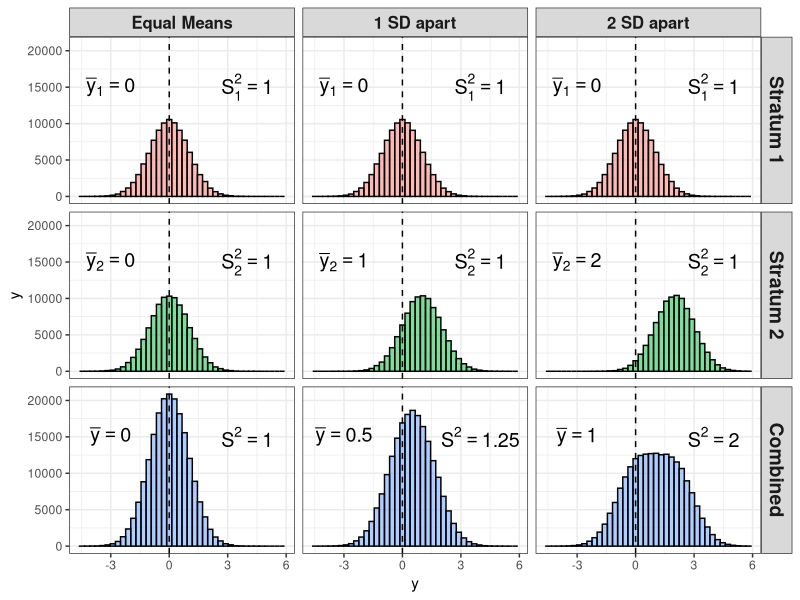

The R source for this figure:
## ---- chunk 1
#| echo: false
#| fig-cap: ""
#| fig-alt: "Nine histograms arranged in a 3×3 grid showing y values within two strata and overall and for different mean differences"
library(tidyverse)
N1 <- N2 <- 100000
set.seed(1977)
y1 <- rnorm(N1, 0, 1)
y2 <- rnorm(N2, 0, 1)
x2 <- rnorm(N2, 1, 1)
z2 <- rnorm(N2, 2, 1)

df1 <- tibble(value=c(y1,y2,y1,y2), group=c(rep(1,N1),rep(2,N2), rep(3,N1+N2)), diff=1)
df2 <- tibble(value=c(y1,x2,y1,x2), group=c(rep(1,N1),rep(2,N2), rep(3,N1+N2)), diff=2)
df3 <- tibble(value=c(y1,z2,y1,z2), group=c(rep(1,N1),rep(2,N2), rep(3,N1+N2)), diff=3)
df <- rbind(df1,df2,df3)
df$group_f <- factor(df$group, levels=1:3, labels=c("Stratum 1", "Stratum 2", "Combined"))
df$diff <- factor(df$diff, levels=1:3, labels=c("Equal Means", "1 SD apart", "2 SD apart"))

dat_text <- tibble(group=c(1,2,3,1,2,3,1,2,3), 
                   diff=c(1,1,1,2,2,2,3,3,3), 
                   textlabel1=c("S[1]^2==1", "S[2]^2==1", "S^2==1", "S[1]^2==1", "S[2]^2==1", "S^2==1.25", "S[1]^2==1", "S[2]^2==1", "S^2==2"),
                   textlabel2=c("bar(y)[1]==0", "bar(y)[2]==0", "bar(y)==0", "bar(y)[1]==0", "bar(y)[2]==1", "bar(y)==0.5", "bar(y)[1]==0", "bar(y)[2]==2", "bar(y)==1"))
dat_text$group_f <- factor(dat_text$group, levels=1:3, labels=c("Stratum 1", "Stratum 2", "Combined"))
dat_text$diff <- factor(dat_text$diff, levels=1:3, labels=c("Equal Means", "1 SD apart", "2 SD apart"))

ggplot(df, aes(x=value, fill=group_f)) + geom_histogram(bins=40, alpha=0.5, col=1) + theme_bw() + labs(x="y") + facet_grid(group_f ~ diff) + theme(legend.position="none") + theme(strip.text.x = element_text(size=12, face="bold"), strip.text.y = element_text(size=14, face="bold")) + geom_vline(xintercept = 0, linetype = 2) + geom_text(data=dat_text, mapping=aes(x=4, y=15000, label=textlabel1), parse=TRUE, size=5) + geom_text(data=dat_text, mapping=aes(x=-3, y=15000, label=textlabel2), parse=TRUE, size=5)
